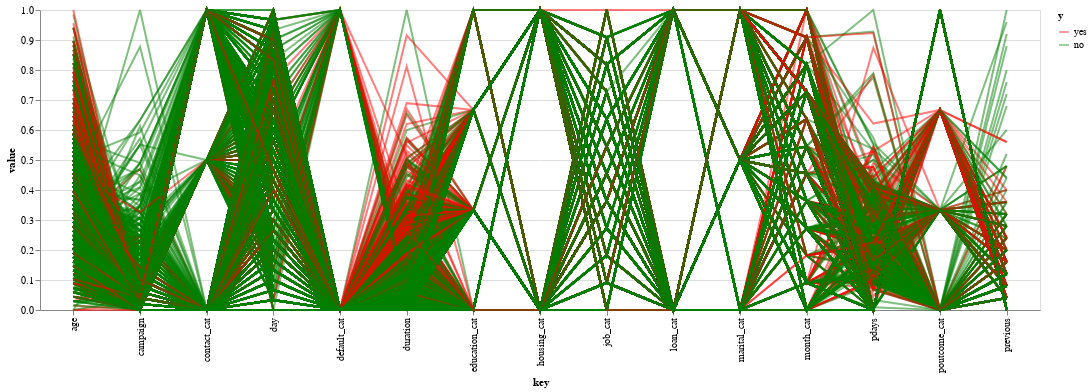

The notebook cell saved with this chart:
### Markdown cell above
## 3.1 Implementation 01 (Normalized Parallel Coordinates)

### Code cell
selected_features = ['age','job_cat','marital_cat','education_cat','default_cat','housing_cat','loan_cat','contact_cat','day', 'month_cat',
                     'duration','campaign','previous','pdays','poutcome_cat']
selected_df = df[selected_features]
df_norm = (selected_df - selected_df.min())/(selected_df.max() - selected_df.min())
df_norm['y'] = df['y']

alt.Chart(df_norm).transform_window(
    index='count()'
).transform_fold(
    selected_features
).mark_line().encode(
    x='key:N',
    y='value:Q',
    color = alt.Color('y:N', scale = alt.Scale(domain = ['yes', 'no'],
                      range = ['red', 'green'])),
    detail='index:N',
    opacity=alt.value(0.5)
).properties(width=1000)

### Figure 1 — Vega-Lite specification as saved in the notebook (floating-point values rounded to 4 significant figures; data arrays with more than 128 entries replaced by an {"elided": "..."} marker saying what was removed)
{"config": {"view": {"continuousWidth": 400, "continuousHeight": 300}}, "data": {"name": "data-707dfa7d8d694722c63e116bddb834f8"}, "mark": "line", "encoding": {"color": {"field": "y", "scale": {"domain": ["yes", "no"], "range": ["red", "green"]}, "type": "nominal"}, "detail": {"field": "index", "type": "nominal"}, "opacity": {"value": 0.5}, "x": {"field": "key", "type": "nominal"}, "y": {"field": "value", "type": "quantitative"}}, "transform": [{"window": [{"op": "count", "as": "index"}]}, {"fold": ["age", "job_cat", "marital_cat", "education_cat", "default_cat", "housing_cat", "loan_cat", "contact_cat", "day", "month_cat", "duration", "campaign", "previous", "pdays", "poutcome_cat"]}], "width": 1000, "$schema": "https://vega.github.io/schema/vega-lite/v4.17.0.json", "datasets": {"data-707dfa7d8d694722c63e116bddb834f8": {"elided": "4521 records"}}}
